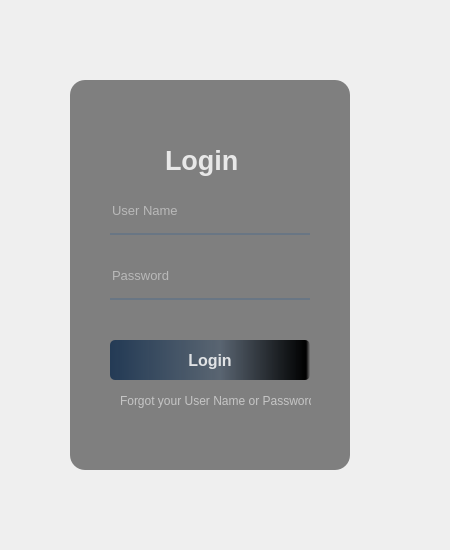
<?xml version="1.0" encoding="UTF-8"?>
<ui version="4.0">
 <class>Form</class>
 <widget class="QWidget" name="Form">
  <property name="geometry">
   <rect>
    <x>0</x>
    <y>0</y>
    <width>450</width>
    <height>550</height>
   </rect>
  </property>
  <property name="windowTitle">
   <string>Form</string>
  </property>
  <widget class="QWidget" name="widget" native="true">
   <property name="geometry">
    <rect>
     <x>30</x>
     <y>30</y>
     <width>370</width>
     <height>480</height>
    </rect>
   </property>
   <property name="styleSheet">
    <string notr="true">QPushButton#pushButton{
	
	background-color: qlineargradient(spread:pad, x1:0, y1:0, x2:1, y2:0, stop:0 rgba(20, 47, 78, 219), stop:0.55 rgba(85, 98, 112, 226), stop:0.98 rgba(0, 0, 0, 255), stop:1 rgba(0, 0, 0, 0));
	color:rgba(255,255,255,210);
	border-radius:5px;
}
QPushButton#pushButton:hover{
	background-color: qlineargradient(spread:pad, x1:0, y1:0, x2:1, y2:0, stop:0 rgba(40, 67, 98, 219), stop:0.55 rgba(105, 118, 132, 226), stop:0.98 rgba(0, 0, 0, 255), stop:1 rgba(0, 0, 0, 0));
}

QPushButton#pushButton:pressed{
	padding-left:5px;
	padding-top:5px;
	background-color:rgba(105,118,132,200);
}



</string>
   </property>
   <widget class="QLabel" name="label">
    <property name="geometry">
     <rect>
      <x>30</x>
      <y>20</y>
      <width>300</width>
      <height>420</height>
     </rect>
    </property>
    <property name="styleSheet">
     <string notr="true">border-image: url(:/images/Picture/mask.jpg);
border-radius:20px;</string>
    </property>
    <property name="text">
     <string/>
    </property>
   </widget>
   <widget class="QLabel" name="label_2">
    <property name="geometry">
     <rect>
      <x>40</x>
      <y>50</y>
      <width>280</width>
      <height>390</height>
     </rect>
    </property>
    <property name="styleSheet">
     <string notr="true">background-color:rgba(0, 0, 0, 120);
border-radius:15px;</string>
    </property>
    <property name="text">
     <string/>
    </property>
   </widget>
   <widget class="QLabel" name="label_3">
    <property name="geometry">
     <rect>
      <x>135</x>
      <y>110</y>
      <width>90</width>
      <height>40</height>
     </rect>
    </property>
    <property name="font">
     <font>
      <pointsize>20</pointsize>
      <weight>75</weight>
      <bold>true</bold>
     </font>
    </property>
    <property name="styleSheet">
     <string notr="true">color:rgba(255,255,255,210);</string>
    </property>
    <property name="text">
     <string>Login</string>
    </property>
   </widget>
   <widget class="QLineEdit" name="lineEdit">
    <property name="geometry">
     <rect>
      <x>80</x>
      <y>165</y>
      <width>200</width>
      <height>40</height>
     </rect>
    </property>
    <property name="font">
     <font>
      <pointsize>10</pointsize>
     </font>
    </property>
    <property name="styleSheet">
     <string notr="true">background-color:rgba(0,0,0,0);
border:none;
border-bottom:2px solid rgba(105,118,132,255);
color:rgba(255,255,255,230);
padding-bottom:7px;</string>
    </property>
    <property name="placeholderText">
     <string>User Name</string>
    </property>
   </widget>
   <widget class="QLineEdit" name="lineEdit_2">
    <property name="geometry">
     <rect>
      <x>80</x>
      <y>230</y>
      <width>200</width>
      <height>40</height>
     </rect>
    </property>
    <property name="font">
     <font>
      <pointsize>10</pointsize>
     </font>
    </property>
    <property name="styleSheet">
     <string notr="true">background-color:rgba(0,0,0,0);
border:none;
border-bottom:2px solid rgba(105,118,132,255);
color:rgba(255,255,255,230);
padding-bottom:7px;</string>
    </property>
    <property name="echoMode">
     <enum>QLineEdit::Password</enum>
    </property>
    <property name="placeholderText">
     <string>Password</string>
    </property>
   </widget>
   <widget class="QPushButton" name="pushButton">
    <property name="geometry">
     <rect>
      <x>80</x>
      <y>310</y>
      <width>200</width>
      <height>40</height>
     </rect>
    </property>
    <property name="font">
     <font>
      <pointsize>12</pointsize>
      <weight>75</weight>
      <bold>true</bold>
     </font>
    </property>
    <property name="text">
     <string>Login</string>
    </property>
   </widget>
   <widget class="QLabel" name="label_4">
    <property name="geometry">
     <rect>
      <x>90</x>
      <y>360</y>
      <width>191</width>
      <height>21</height>
     </rect>
    </property>
    <property name="styleSheet">
     <string notr="true">color:rgba(255,255,255,140);</string>
    </property>
    <property name="text">
     <string>Forgot your User Name or Password</string>
    </property>
   </widget>
  </widget>
 </widget>
 <resources>
  <include location="res.qrc"/>
 </resources>
 <connections/>
</ui>
